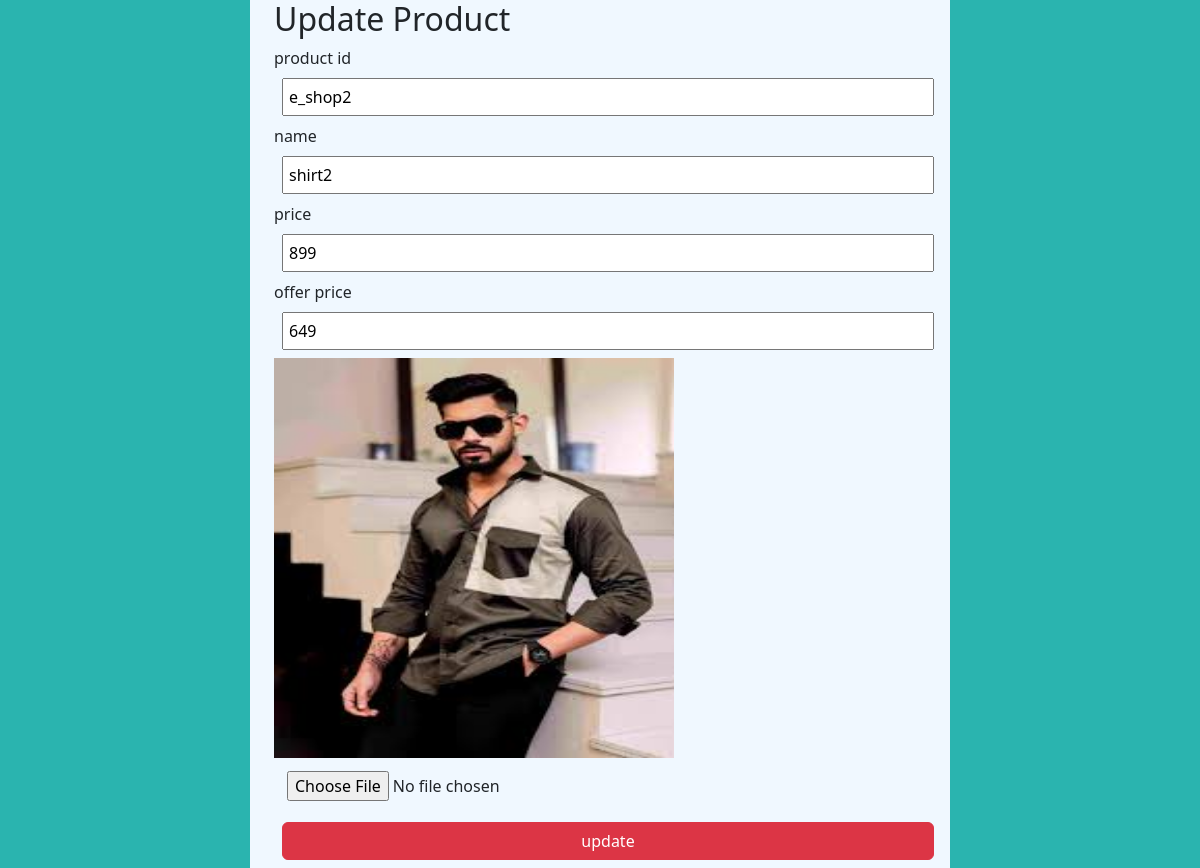
The page /edit_pro/2 on the database its author committed.
### app/models.py (models this page shows)
class products(models.Model):
    pro_id=models.TextField()
    name=models.TextField()
    price=models.IntegerField()
    offer_price=models.IntegerField()
    img=models.FileField()

### app/views.py (the view, shortened to what this page needs)
# urls.py: path('edit_pro/<id>',views.edit_pro),
def edit_pro(req,id):
    print(id)
    pro=products.objects.get(pk=id)
    return render(req,'shop/edit_pro.html',{'data':pro})

### templates/shop/edit_pro.html (shortened to what this page needs)
<!DOCTYPE html>
<html lang="en">
<head>
    {% load static %}
    <link href="https://cdn.jsdelivr.net/npm/bootstrap@5.3.3/dist/css/bootstrap.min.css" rel="stylesheet">
    <link rel="stylesheet" href="{% static '/css/edit.css' %}">
</head>
<body>
    <div class="form  container">
        <div class="container" >
            <h2>Update Product</h2>
        <form action="" method="post" enctype="multipart/form-data">
            <label for="">product id</label><br>
            <input type="text" name="pro_id" id="" placeholder="pro_id" value="{{data.pro_id}}"><br>
            <label for="">name</label><br>
            <input type="text" name="name" id="" placeholder="name" value="{{data.name}}"><br>
            <label for="">price</label><br>
            <input type="number" name="price" id="" placeholder="price" value="{{data.price}}"><br>
            <label for="">offer price</label><br>
            <input type="number" name="offer_price" id="" placeholder="offer_price" value="{{data.offer_price}}"><br>
            <img src="{{data.img.url}}" alt="" style="width: 400px; height: 400px;"><br>
            <input type="file" name="img" id="" value="{{data.img}}"><br>
            <input class="btn btn-danger" type="submit" value="update">
        </form>
        </div>
    </div>
</body>
</html>

### static/css/edit.css (style rules this page uses)
body { background-color: rgb(42, 180, 175); }
.form { width: 700px; background-color: aliceblue; }
input { padding: 5px; margin: 8px; width: 100%; }

### rows shown on the page
products: pro_id "e_shop2", name "shirt2", price "899", offer_price "649", img (picture)
